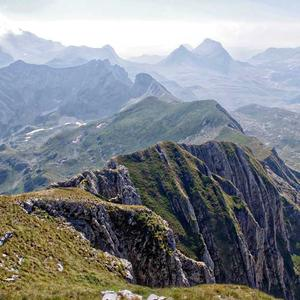
#> input picture LD3/231-300x300.jpg, 300 x 300 px
$ jupyter execute IAA_LD3.ipynb
#> lines starting #> are read from the running program, lines starting #| are printed output that depends on the picture
# **Ievads attēlu apstrādē**

## **Praktiskais darbs Nr. 3**

---

**Students:** Edgars Polis

**Studenta apliecības Nr.:** 241RDB296

**Saite uz programmēšanas kodu:** https://github.com/Edgars-P/RTU_IAA_MD/blob/main/LD3/IAA_LD3.ipynb

---

**Variants 6**

- Sāls un piparu troksnis
- Gausa troksnis

## **Programmas kods ar izvadi**

_Darbā jābūt iekļautam palaistam Python kodam, t. i., kodam jābūt izpildītam tā, lai dokumentā būtu redzamas visas vizualizācijas, attēli, grafiki un cita programmas izvade. Nepalaists kods vai kods bez redzamiem rezultātiem netiks uzskatīts par korekti iesniegtu. Kodam jābūt bez komentāriem._

[cell 1]
import cv2
import numpy as np
import matplotlib.pyplot as plt

img = cv2.imread("./231-300x300.jpg")
#> img is the input picture: shape (300, 300, 3); mean B, G, R 140.6, 135.5, 131.1
img_rgb = cv2.cvtColor(img, cv2.COLOR_BGR2RGB)

def add_gaussian_noise(image, sigma=25):
#> called with sigma = 25
    row, col, ch = image.shape
#> row = 300; col = 300; ch = 3
    gauss = np.random.normal(0, sigma, (row, col, ch))
    noisy = image.astype(np.float32) + gauss
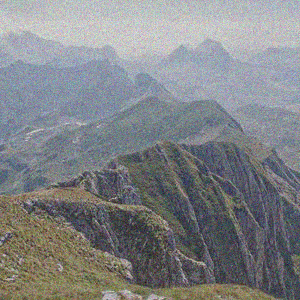
#> noisy: shape (300, 300, 3) float64; mean R, G, B 131, 135.6, 140.6; drawn with min black and max white
    return np.clip(noisy, 0, 255).astype(np.uint8)
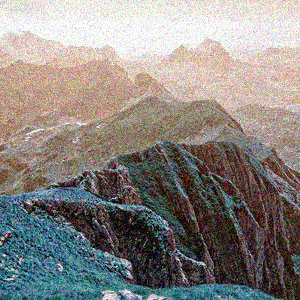
#> returned value: shape (300, 300, 3); mean of channels 0, 1, 2 130.1, 134.5, 139.2; drawn as B, G, R

def add_salt_and_pepper_noise(image, amount=0.05):
#> called with amount = 0.05
    noisy = np.copy(image)
    num_salt = np.ceil(amount * image.size * 0.5)
#> num_salt = 6750
    coords = [np.random.randint(0, i - 1, int(num_salt)) for i in image.shape]
    noisy[tuple(coords)] = 255
    num_pepper = np.ceil(amount * image.size * 0.5)
#> num_pepper = 6750
    coords = [np.random.randint(0, i - 1, int(num_pepper)) for i in image.shape]
    noisy[tuple(coords)] = 0
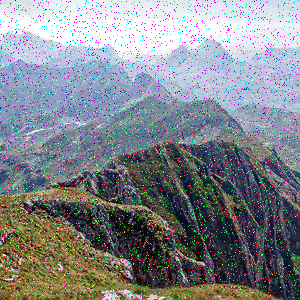
#> noisy: shape (300, 300, 3); mean R, G, B 130.6, 134.8, 140.6
    return noisy

def display_results(noisy, f1, f2, f3, title):
    fig, axs = plt.subplots(2, 2, figsize=(10, 10))
    images = [noisy, f1, f2, f3]
    labels = ["Troksnis", "Vidējais filtrs", "Mediānas filtrs", "Gausa filtrs"]

    for i in range(4):
        row = i // 2
        col = i % 2
        axs[row, col].imshow(images[i])
        axs[row, col].set_title(labels[i])
        axs[row, col].axis("off")

    plt.suptitle(title, fontsize=16)
    plt.tight_layout()
    plt.show()

gaussian_noisy = add_gaussian_noise(img_rgb)
sp_noisy = add_salt_and_pepper_noise(img_rgb)

plt.figure(figsize=(5, 5))
plt.imshow(img_rgb)
plt.title("Oriģināls")
plt.axis("off")
plt.show()

g_mean = cv2.blur(gaussian_noisy, (5, 5))
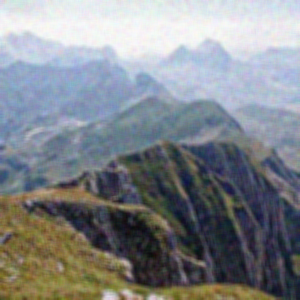
#> g_mean: shape (300, 300, 3); mean R, G, B 130.2, 134.5, 139.2
g_median = cv2.medianBlur(gaussian_noisy, 5)
g_gauss = cv2.GaussianBlur(gaussian_noisy, (5, 5), 0)

display_results(gaussian_noisy, g_mean, g_median, g_gauss, "Gausa troksnis")

sp_mean = cv2.blur(sp_noisy, (5, 5))
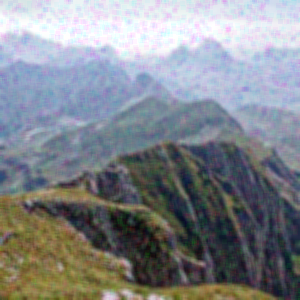
#> sp_mean: shape (300, 300, 3); mean R, G, B 130.6, 134.8, 140.6
sp_median = cv2.medianBlur(sp_noisy, 5)
sp_gauss = cv2.GaussianBlur(sp_noisy, (5, 5), 0)
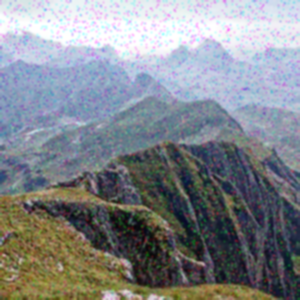
#> sp_gauss: shape (300, 300, 3); mean R, G, B 130.6, 134.8, 140.6

display_results(sp_noisy, sp_mean, sp_median, sp_gauss, "Sāls un piparu troksnis")
